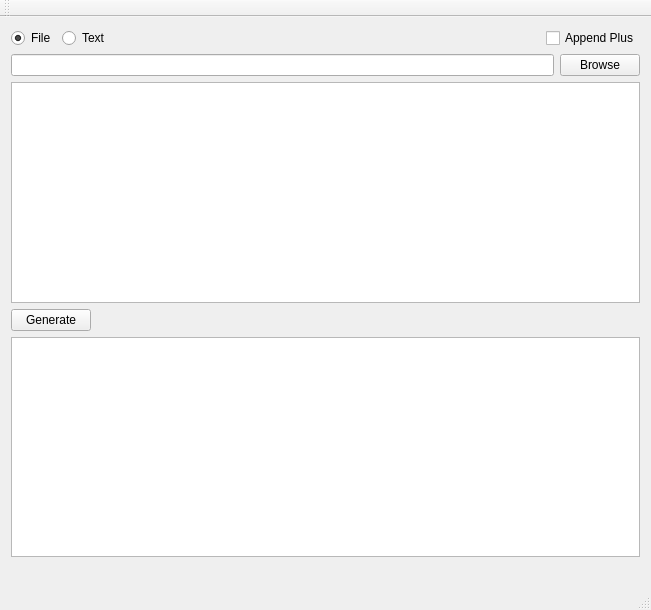
<?xml version="1.0" encoding="UTF-8"?>
<ui version="4.0">
 <class>MainWindow</class>
 <widget class="QMainWindow" name="MainWindow">
  <property name="geometry">
   <rect>
    <x>0</x>
    <y>0</y>
    <width>651</width>
    <height>610</height>
   </rect>
  </property>
  <property name="windowTitle">
   <string>MainWindow</string>
  </property>
  <widget class="QWidget" name="centralWidget">
   <layout class="QVBoxLayout" name="verticalLayout_2">
    <item>
     <layout class="QVBoxLayout" name="verticalLayout">
      <property name="sizeConstraint">
       <enum>QLayout::SetMaximumSize</enum>
      </property>
      <item>
       <layout class="QHBoxLayout" name="horizontalLayout_2">
        <property name="sizeConstraint">
         <enum>QLayout::SetMaximumSize</enum>
        </property>
        <item>
         <widget class="QRadioButton" name="fileButton">
          <property name="text">
           <string>File</string>
          </property>
          <property name="checked">
           <bool>true</bool>
          </property>
         </widget>
        </item>
        <item>
         <widget class="QRadioButton" name="textButton">
          <property name="text">
           <string>Text</string>
          </property>
         </widget>
        </item>
        <item>
         <spacer name="horizontalSpacer_2">
          <property name="orientation">
           <enum>Qt::Horizontal</enum>
          </property>
          <property name="sizeHint" stdset="0">
           <size>
            <width>40</width>
            <height>20</height>
           </size>
          </property>
         </spacer>
        </item>
        <item>
         <widget class="QCheckBox" name="appendPlusButton">
          <property name="text">
           <string>Append Plus</string>
          </property>
         </widget>
        </item>
       </layout>
      </item>
      <item>
       <layout class="QHBoxLayout" name="horizontalLayout">
        <property name="sizeConstraint">
         <enum>QLayout::SetMaximumSize</enum>
        </property>
        <item>
         <widget class="QLineEdit" name="filePath"/>
        </item>
        <item>
         <widget class="QPushButton" name="browseFile">
          <property name="text">
           <string>Browse</string>
          </property>
         </widget>
        </item>
       </layout>
      </item>
      <item>
       <widget class="QTextEdit" name="inputText"/>
      </item>
      <item>
       <layout class="QHBoxLayout" name="horizontalLayout_3">
        <property name="sizeConstraint">
         <enum>QLayout::SetMaximumSize</enum>
        </property>
        <item>
         <widget class="QPushButton" name="generateButton">
          <property name="text">
           <string>Generate</string>
          </property>
         </widget>
        </item>
        <item>
         <spacer name="horizontalSpacer">
          <property name="orientation">
           <enum>Qt::Horizontal</enum>
          </property>
          <property name="sizeHint" stdset="0">
           <size>
            <width>40</width>
            <height>20</height>
           </size>
          </property>
         </spacer>
        </item>
       </layout>
      </item>
      <item>
       <widget class="QTextBrowser" name="outputText"/>
      </item>
     </layout>
    </item>
    <item>
     <widget class="QLabel" name="errorLable">
      <property name="text">
       <string/>
      </property>
     </widget>
    </item>
   </layout>
  </widget>
  <widget class="QMenuBar" name="menuBar">
   <property name="geometry">
    <rect>
     <x>0</x>
     <y>0</y>
     <width>651</width>
     <height>20</height>
    </rect>
   </property>
  </widget>
  <widget class="QToolBar" name="mainToolBar">
   <attribute name="toolBarArea">
    <enum>TopToolBarArea</enum>
   </attribute>
   <attribute name="toolBarBreak">
    <bool>false</bool>
   </attribute>
  </widget>
  <widget class="QStatusBar" name="statusBar"/>
 </widget>
 <layoutdefault spacing="6" margin="11"/>
 <resources/>
 <connections>
  <connection>
   <sender>fileButton</sender>
   <signal>toggled(bool)</signal>
   <receiver>filePath</receiver>
   <slot>setVisible(bool)</slot>
   <hints>
    <hint type="sourcelabel">
     <x>64</x>
     <y>42</y>
    </hint>
    <hint type="destinationlabel">
     <x>284</x>
     <y>74</y>
    </hint>
   </hints>
  </connection>
  <connection>
   <sender>fileButton</sender>
   <signal>toggled(bool)</signal>
   <receiver>browseFile</receiver>
   <slot>setVisible(bool)</slot>
   <hints>
    <hint type="sourcelabel">
     <x>64</x>
     <y>42</y>
    </hint>
    <hint type="destinationlabel">
     <x>591</x>
     <y>75</y>
    </hint>
   </hints>
  </connection>
  <connection>
   <sender>textButton</sender>
   <signal>toggled(bool)</signal>
   <receiver>inputText</receiver>
   <slot>setVisible(bool)</slot>
   <hints>
    <hint type="sourcelabel">
     <x>156</x>
     <y>42</y>
    </hint>
    <hint type="destinationlabel">
     <x>325</x>
     <y>209</y>
    </hint>
   </hints>
  </connection>
 </connections>
</ui>
